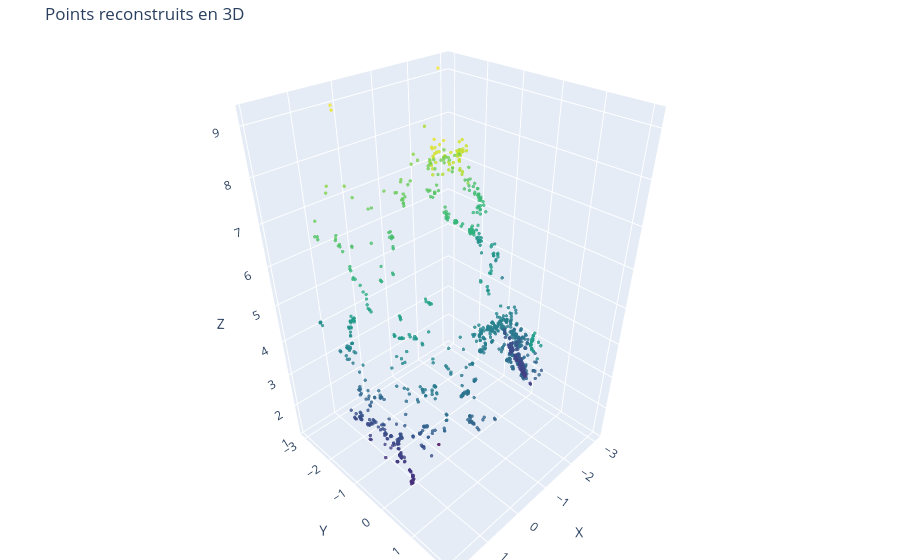

Notebook cell for this chart:
### Markdown cell above
Etape 4: Triangulation et Reconstruction3D

### Code cell
# Triangulation
proj_matrix1 = np.hstack((np.eye(3), np.zeros((3, 1))))  
proj_matrix2 = np.hstack((R, T))  
points_4d_hom = cv2.triangulatePoints(K @ proj_matrix1, K @ proj_matrix2, pts1_filtered.T, pts2_filtered.T)


points_3d = points_4d_hom[:3] / points_4d_hom[3]


fig = go.Figure()


fig.add_trace(go.Scatter3d(
    x=points_3d[0],  
    y=points_3d[1],  
    z=points_3d[2],  
    mode='markers',
    marker=dict(
        size=2,
        color=points_3d[2],  
        colorscale='Viridis',  
        opacity=0.8
    )
))


fig.update_layout(
    scene=dict(
        xaxis_title='X',
        yaxis_title='Y',
        zaxis_title='Z'
    ),
    title="Points reconstruits en 3D",
    margin=dict(l=0, r=0, b=0, t=40)  
)


fig.show()

### Figure 1 — Plotly figure (JSON) as saved in the notebook; plotly's stock layout.template omitted (floating-point values rounded to 4 significant figures; data arrays with more than 128 entries replaced by an {"elided": "..."} marker saying what was removed)
{"data": [{"marker": {"color": {"elided": "1168 float values"}, "colorscale": [[0, "#440154"], [0.1111, "#482878"], [0.2222, "#3e4989"], [0.3333, "#31688e"], [0.4444, "#26828e"], [0.5556, "#1f9e89"], [0.6667, "#35b779"], [0.7778, "#6ece58"], [0.8889, "#b5de2b"], [1, "#fde725"]], "opacity": 0.8, "size": 2}, "mode": "markers", "type": "scatter3d", "x": {"elided": "1168 float values"}, "y": {"elided": "1168 float values"}, "z": {"elided": "1168 float values"}}], "layout": {"margin": {"b": 0, "l": 0, "r": 0, "t": 40}, "scene": {"xaxis": {"title": {"text": "X"}}, "yaxis": {"title": {"text": "Y"}}, "zaxis": {"title": {"text": "Z"}}}, "title": {"text": "Points reconstruits en 3D"}}}
